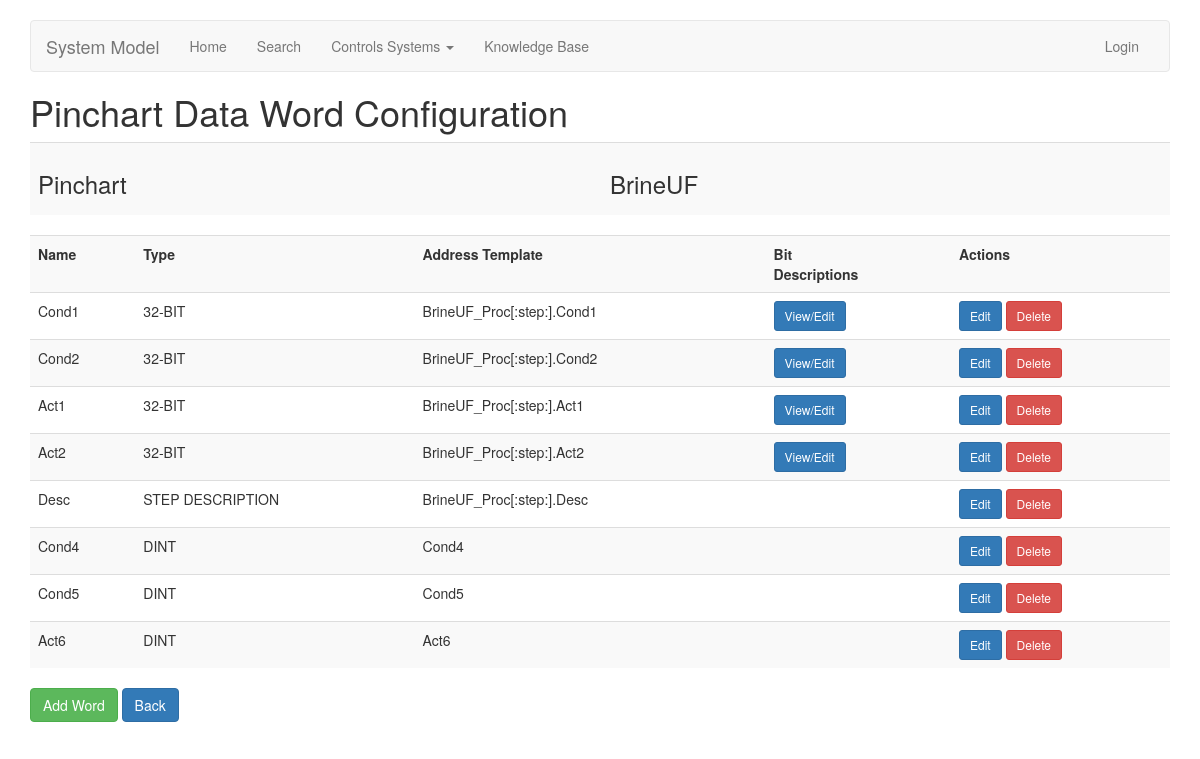
Before: /pinchart/1/word/index/ with the older database file.
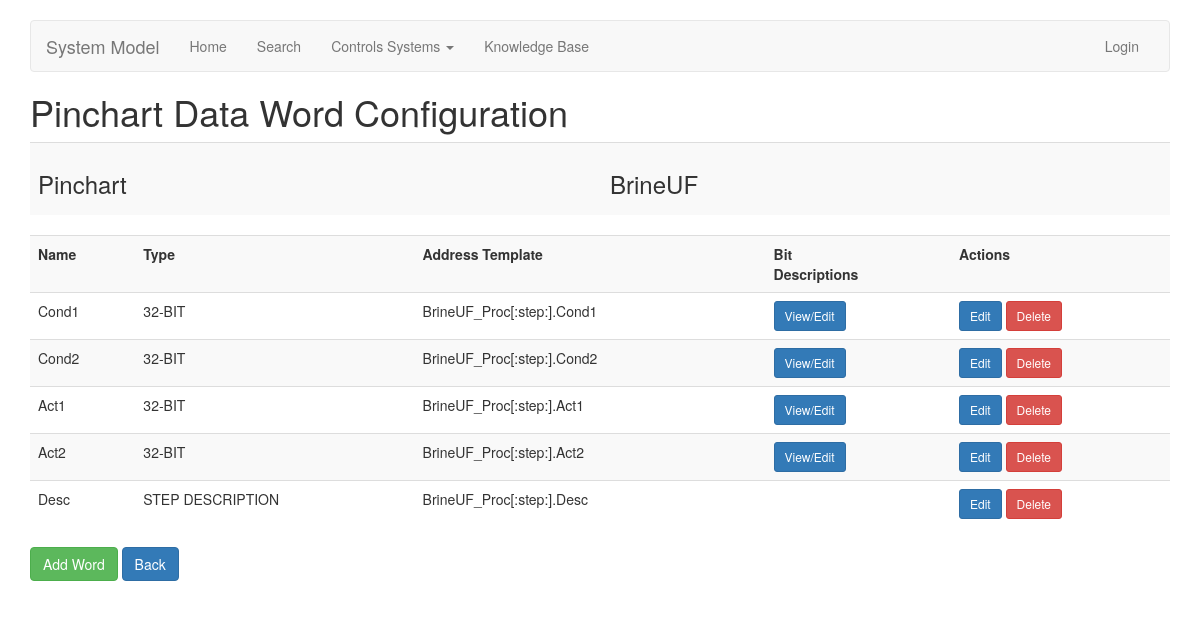
After: the same page with the newer database file.
### pinchart/models.py (models this page shows, shortened)
class Pinchart(models.Model):
    objects = managers.PinchartManager()
    customer = models.IntegerField(default=0)
    name = models.CharField(max_length=256)
    description = models.CharField(max_length=1024, blank=True, null=True)
    controller_ipaddress = models.GenericIPAddressField(verbose_name="Controller IP Address",
                                                        protocol='IPv4')
    controller_slot = models.IntegerField(verbose_name="Controller Slot #")
    class Meta:
        unique_together = ("customer", "controller_ipaddress")

class Word(models.Model):
    TYPE_CHOICES = [
        ('BOOL', 'BOOL'),
        ('32-BIT', '32-BIT'),
        ('DINT', 'DINT'),
        ('REAL', 'REAL'),
        ('STRING', 'STRING'),
        ('INT', 'INT'),
        ('16-BIT', '16-BIT'),
        ('STEP DESCRIPTION', 'STEP DESCRIPTION'),
    ]
    objects = managers.WordManager()
    pinchart = models.ForeignKey(Pinchart, on_delete=models.CASCADE)
    group = models.CharField(max_length=82, blank=True, null=True)
    name = models.CharField(max_length=82) # word or variable name
    type = models.CharField(choices=TYPE_CHOICES, default='DINT', max_length=30)
    address_template = models.CharField(verbose_name="Address Template", max_length=1024)
    class Meta:
        unique_together = ("pinchart", "name")

### pinchart/views.py (the view)
# urls.py: path('<pk>/word/index/', views.WordListView.as_view(), name='word-list'),
class WordListView(ListView):
    model = models.Word
    template_name = "pinchart/word_list.html"
    def get_parent(self):
        parent_pinchart = get_object_or_404(models.Pinchart, pk=self.kwargs.get('pk'))
        return parent_pinchart
    def get_queryset(self):
        return models.Word.objects.filter(pinchart=self.get_parent()).order_by('group')
    def get_context_data(self, **kwargs):
        context = super(WordListView, self).get_context_data(**kwargs)
        context['parent_object'] = self.get_parent()
        return context

### templates/pinchart/word_list.html
{% extends 'pinchart/base.html' %}
{% block headline %}Pinchart Data Word Configuration{% endblock headline %}
{% load crispy_forms_tags %}
{% block content %}
    <table class="table table-striped">
        <tr>
            <th><h3>Pinchart</h3></th>
            <td><h3>{{ parent_object.name }}</h3></td>
        </tr>
    </table>
	{% if not object_list %}
		<p><i>no words yet.</i></p>
	{% else %}
		<table class="table table-striped">
			<tr>
                <th>Name</th>
                <th>Type</th>
                <th>Address Template</th>
                <th>Bit<br />Descriptions</th>
                <th>Actions</th>
            </tr>
            {% for i in object_list %}
                <tr>
                    <td>{{ i.name }}</td>
                    <td>{{ i.type }}</td>
                    <td>{{ i.address_template }}</td>
                    {% if i.type == "32-BIT" or i.type == "16-BIT" %}
                        <td>
                            <a href="{% url 'bitdescription-list' pk=i.pk %}" class="btn btn-primary btn-sm" role="button" aria-pressed="False">View/Edit</a>
                        </td>
                    {% else %}
                        <td></td>
                    {% endif %}
                    <td>
						<a href="{% url 'word-update' pk=i.pk %}" class="btn btn-primary btn-sm" role="button" aria-pressed="False">Edit</a>
						<a href="{% url 'word-delete' pk=i.pk %}" class="btn btn-danger btn-sm" role="button" aria-pressed="False">Delete</a>
					</td>
                </tr>
            {% endfor %}
		</table>
	{% endif %}
	<a class='btn btn-success' href="{% url 'word-create' pk=parent_object.pk %}">Add Word</a>
	<a class='btn btn-primary' href="{% url 'pinchart-list' %}">Back</a></p>
{% endblock %}

### templates/pinchart/base.html (shortened to what this page needs)
<!DOCTYPE html>
<html lang="en">
  <head>
	{% load static %}
	<link rel="stylesheet" href="https://maxcdn.bootstrapcdn.com/bootstrap/3.3.7/css/bootstrap.min.css" media="screen, projection, print">
  </head>
  <body>
    <div class="container">
      <nav class="navbar navbar-default">
        <div class="container-fluid">
          <div class="navbar-header">
            <a class="navbar-brand" href="#">System Model</a>
          </div>
          <div id="navbar" class="navbar-collapse collapse">
            <ul class="nav navbar-nav">
              <li id="nac_home_item"><a href="{% url 'pinchart-list' %}">Home</a></li><li class="dropdown">
              <li id="nav_search_item"><a href="#">Search</a></li><li class="dropdown">
                <a id="nav_control_systems_item" href="#" class="dropdown-toggle" data-toggle="dropdown" role="button" aria-haspopup="true" aria-expanded="false">Controls Systems <span class="caret"></span></a>
              </li>
              <li><a href="#">Knowledge Base</a></li>
            </ul>
			<ul class='nav navbar-nav navbar-right'>
				{% if not user.is_authenticated %}
					<li><a href="#">Login</a></li>
				{% else %}
					<li><a href="#"><span class="glyphicon glyphicon-user"></span>{{ user.username }}</a></li>
					<li><a href="#"><span class="glyphicon glyphicon-log-in"></span>Logout</a></li>
				{% endif %}
			</ul>
          </div>
        </div>
      </nav>
      <div>
      		<h1>{% block headline %}{% endblock headline %}</h1>
      </div>
      <div>
      	{% block content %}
      	{% endblock content %}
      </div>
    </div>
  </body>
</html>

### templates/pinchart/base.html (style rules this page uses)
body { padding-top: 20px; padding-bottom: 20px; }

Changed rows visible on the page:
removed Word: name "Cond4", type "DINT", address_template "Cond4"
removed Word: name "Cond5", type "DINT", address_template "Cond5"
removed Word: name "Act6", type "DINT", address_template "Act6"
